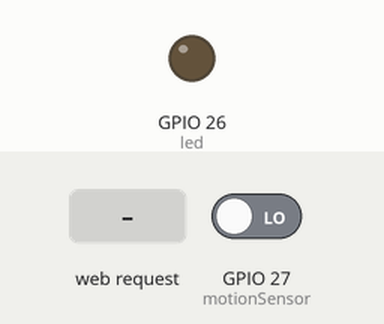
This sketch was run on a simulated ESP32. Shown: output pins drawn as LEDs (lit = HIGH). Inputs (shaded band) come from the test bench; at power-on: GPIO 27 (motionSensor) LOW. WiFi joins after 1.5 s; servers stay silent unless stated; what the sketch prints to the serial monitor is not drawn.

Above: at 2.7 s.
2.8 s: GPIO 27 (motionSensor) driven HIGH
At 3.2 s:
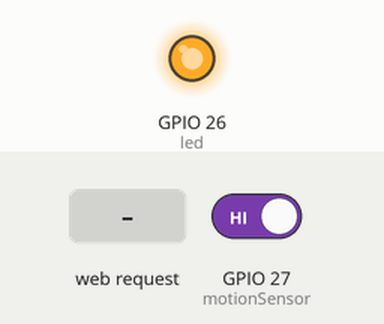
5.8 s: HTTP request GET /26/off received
At 6.8 s:
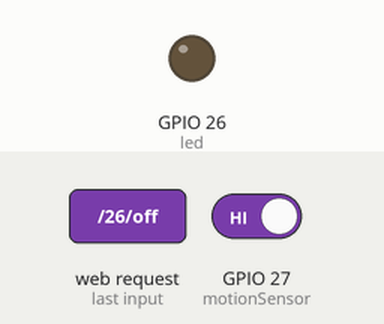
Timing chart, 0 to 8.8 s (numbered marks = the images above; inputs shaded):
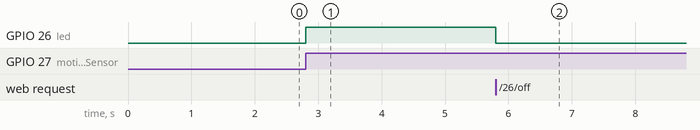

Measured:
- after the input at 2.8 s, GPIO 26 (led): LOW → HIGH at once
- after the input at 5.8 s, GPIO 26 (led): HIGH → LOW at once

The sketch:

motion_detection_to_web_page.ino
```cpp
#include <WiFi.h>

// Set GPIOs for LED and PIR Motion Sensor
const int led = 26;
const int motionSensor = 27;

// Replace with your network credentials
const char* ssid     = "CiscoGang";
const char* password = "Ciscogang123";

// Set web server port number to 80
WiFiServer server(80);

// Variable to store the HTTP request
String header;

// Auxiliar variables to store the current output state
String output26State = "None";
String output27State = "off";
bool alarmpower = true;
String alarmpowerstatus = "On";


// Assign output variables to GPIO pins
const int output26 = 26;
const int output27 = 27;


// Checks if motion was detected, sets LED HIGH
void IRAM_ATTR detectsMovement() {
  if(alarmpower){
    Serial.println("MOTION DETECTED!!!");
    output26State = "MOTION";
    output27State = "on";
    digitalWrite(led, HIGH);
  }
}

void setup() {
  Serial.begin(115200);

  // Initialize the output variables as outputs
  pinMode(output26, OUTPUT);
  digitalWrite(output26, LOW);

  // PIR Motion Sensor mode INPUT_PULLUP
  pinMode(motionSensor, INPUT_PULLUP);
  // Set motionSensor pin as interrupt, assign interrupt function and set RISING mode
  attachInterrupt(digitalPinToInterrupt(motionSensor), detectsMovement, RISING);

  // Set LED to LOW
  pinMode(led, OUTPUT);
  digitalWrite(led, LOW);

  // Connect to Wi-Fi network with SSID and password
  Serial.print("Connecting to ");
  Serial.println(ssid);
  WiFi.begin(ssid, password);
  while (WiFi.status() != WL_CONNECTED) {
    delay(500);
    Serial.print(".");
  }
  // Print local IP address and start web server
  Serial.println("");
  Serial.println("WiFi connected.");
  Serial.println("IP address: ");
  Serial.println(WiFi.localIP());
  server.begin();
}

void loop(){

  WiFiClient client = server.available();   // Listen for incoming clients

  if (client) {                             // If a new client connects,
    Serial.println("New Client.");          // print a message out in the serial port
    String currentLine = "";                // make a String to hold incoming data from the client
    while (client.connected()) {            // loop while the client's connected
      if (client.available()) {             // if there's bytes to read from the client,
       char c = client.read();             // read a byte, then
        Serial.write(c);                    // print it out the serial monitor
        header += c;
       if (c == '\n') {                    // if the byte is a newline character
          // if the current line is blank, you got two newline characters in a row.
          // that's the end of the client HTTP request, so send a response:
          if (currentLine.length() == 0) {
            // HTTP headers always start with a response code (e.g. HTTP/1.1 200 OK)
            // and a content-type so the client knows what's coming, then a blank line:
            client.println("HTTP/1.1 200 OK");
            client.println("Content-type:text/html");
            client.println("Connection: close");
            client.println();

            // turns the GPIOs on and off
            if (header.indexOf("GET /26/on") >= 0) {
              Serial.println("Siren on");
              output26State = "MOTION";
              digitalWrite(output26, HIGH);

            } else if (header.indexOf("GET /26/off") >= 0) {
              Serial.println("Siren off");
              output26State = "None";
              digitalWrite(output26, LOW);
            }
             if (header.indexOf("GET /28/on") >= 0) {
              Serial.println("alarm is on");
              alarmpower = true;
              alarmpowerstatus = "On";
              output26State = "None";

            } else if (header.indexOf("GET /28/off") >= 0) {
              Serial.println("alarm is off");
              alarmpower = false;
              alarmpowerstatus = "Off";
              output26State = "None";
              digitalWrite(output26, LOW);

            }

            // Display the HTML web page
            client.println("<!DOCTYPE html><html>");
            client.print("<head>");
            client.print("<meta content=\"width=device-width, initial-scale=1\">");
            client.println("<link rel=\"icon\" href=\"data:,\">");
            // CSS to style the on/off buttons
            // Feel free to change the background-color and font-size attributes to fit your preferences
            client.println("<style>html { font-family: Helvetica; display: inline-block; margin: 0px auto; text-align: center;}");
            client.println(".button { background-color: #ff0000; border: none; color: white; padding: 16px 40px;");
            client.println("text-decoration: none; font-size: 30px; margin: 2px; cursor: pointer;}");
            client.println(".button2 {background-color: #32CD32;}</style></head>");


            // Web Page Heading
            client.println("<body><h1>Motion sensor in room MU9-8</h1>");

            // Display current state, and ON/OFF buttons for GPIO 26

            client.println("<h2>SENSOR STATUS: " + output26State + "</h2>");

            if (output26State == "MOTION" && alarmpowerstatus == "On"){

                 client.println("<p><a href=\"/26/off\"><button class=\"button\">Turn off the siren</button></a></p>");
              }
            if (output26State == "None" && alarmpowerstatus == "On"){

              client.println("<p><a href=\"/26/on\"><button class=\"button button2\"> Manually turn on the siren</button></a></p>");
              }


            client.println("<h2>ALARM STATUS: " + alarmpowerstatus + "</h2>");


              if (alarmpower == true){

                client.println("<p><a href=\"/28/off\"><button class=\"button\">Turn off the Alarm</button></a></p>");
              }

            if (alarmpower == false){

                client.println("<p><a href=\"/28/on\"><button class=\"button button2\"> Turn on the Alarm</button></a></p>");

              }

            client.println("</body></html>");

            // The HTTP response ends with another blank line
            client.println();
            // Break out of the while loop
            break;
          } else { // if you got a newline, then clear currentLine
            currentLine = "";
          }
        } else if (c != '\r') {  // if you got anything else but a carriage return character,
          currentLine += c;      // add it to the end of the currentLine
        }
      }
    }
    // Clear the header variable
    header = "";
    // Close the connection
   client.stop();
   Serial.println("Client disconnected.");
   Serial.println("");
}
}
```
